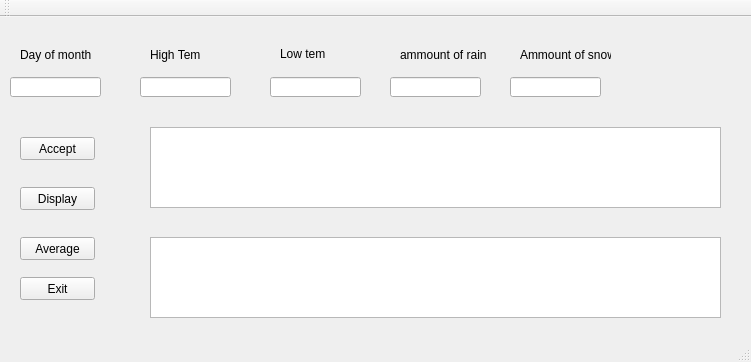
<?xml version="1.0" encoding="UTF-8"?>
<ui version="4.0">
 <class>weather</class>
 <widget class="QMainWindow" name="weather">
  <property name="geometry">
   <rect>
    <x>0</x>
    <y>0</y>
    <width>751</width>
    <height>362</height>
   </rect>
  </property>
  <property name="windowTitle">
   <string>weather</string>
  </property>
  <widget class="QWidget" name="centralWidget">
   <widget class="QLabel" name="label">
    <property name="geometry">
     <rect>
      <x>20</x>
      <y>30</y>
      <width>81</width>
      <height>16</height>
     </rect>
    </property>
    <property name="text">
     <string>Day of month</string>
    </property>
   </widget>
   <widget class="QLineEdit" name="lineEdit">
    <property name="geometry">
     <rect>
      <x>10</x>
      <y>60</y>
      <width>91</width>
      <height>20</height>
     </rect>
    </property>
   </widget>
   <widget class="QLabel" name="label_2">
    <property name="geometry">
     <rect>
      <x>150</x>
      <y>30</y>
      <width>51</width>
      <height>16</height>
     </rect>
    </property>
    <property name="text">
     <string>High Temp</string>
    </property>
   </widget>
   <widget class="QLineEdit" name="lineEdit_2">
    <property name="geometry">
     <rect>
      <x>140</x>
      <y>60</y>
      <width>91</width>
      <height>20</height>
     </rect>
    </property>
   </widget>
   <widget class="QLabel" name="label_3">
    <property name="geometry">
     <rect>
      <x>280</x>
      <y>30</y>
      <width>46</width>
      <height>13</height>
     </rect>
    </property>
    <property name="text">
     <string>Low temp</string>
    </property>
   </widget>
   <widget class="QLineEdit" name="lineEdit_3">
    <property name="geometry">
     <rect>
      <x>270</x>
      <y>60</y>
      <width>91</width>
      <height>20</height>
     </rect>
    </property>
   </widget>
   <widget class="QLabel" name="label_4">
    <property name="geometry">
     <rect>
      <x>400</x>
      <y>30</y>
      <width>91</width>
      <height>16</height>
     </rect>
    </property>
    <property name="text">
     <string>ammount of rain</string>
    </property>
   </widget>
   <widget class="QLineEdit" name="lineEdit_4">
    <property name="geometry">
     <rect>
      <x>390</x>
      <y>60</y>
      <width>91</width>
      <height>20</height>
     </rect>
    </property>
   </widget>
   <widget class="QLabel" name="label_5">
    <property name="geometry">
     <rect>
      <x>520</x>
      <y>30</y>
      <width>91</width>
      <height>16</height>
     </rect>
    </property>
    <property name="text">
     <string>Ammount of snow</string>
    </property>
   </widget>
   <widget class="QLineEdit" name="lineEdit_5">
    <property name="geometry">
     <rect>
      <x>510</x>
      <y>60</y>
      <width>91</width>
      <height>20</height>
     </rect>
    </property>
   </widget>
   <widget class="QPushButton" name="pushButton">
    <property name="geometry">
     <rect>
      <x>20</x>
      <y>120</y>
      <width>75</width>
      <height>23</height>
     </rect>
    </property>
    <property name="text">
     <string>Accept</string>
    </property>
   </widget>
   <widget class="QPushButton" name="pushButton_2">
    <property name="geometry">
     <rect>
      <x>20</x>
      <y>170</y>
      <width>75</width>
      <height>23</height>
     </rect>
    </property>
    <property name="text">
     <string>Display</string>
    </property>
   </widget>
   <widget class="QPushButton" name="pushButton_3">
    <property name="geometry">
     <rect>
      <x>20</x>
      <y>220</y>
      <width>75</width>
      <height>23</height>
     </rect>
    </property>
    <property name="text">
     <string>Average</string>
    </property>
   </widget>
   <widget class="QPushButton" name="pushButton_4">
    <property name="geometry">
     <rect>
      <x>20</x>
      <y>260</y>
      <width>75</width>
      <height>23</height>
     </rect>
    </property>
    <property name="text">
     <string>Exit</string>
    </property>
   </widget>
   <widget class="QTableView" name="tableView">
    <property name="geometry">
     <rect>
      <x>150</x>
      <y>110</y>
      <width>571</width>
      <height>81</height>
     </rect>
    </property>
   </widget>
   <widget class="QTableView" name="tableView_2">
    <property name="geometry">
     <rect>
      <x>150</x>
      <y>220</y>
      <width>571</width>
      <height>81</height>
     </rect>
    </property>
   </widget>
  </widget>
  <widget class="QMenuBar" name="menuBar">
   <property name="geometry">
    <rect>
     <x>0</x>
     <y>0</y>
     <width>751</width>
     <height>21</height>
    </rect>
   </property>
  </widget>
  <widget class="QToolBar" name="mainToolBar">
   <attribute name="toolBarArea">
    <enum>TopToolBarArea</enum>
   </attribute>
   <attribute name="toolBarBreak">
    <bool>false</bool>
   </attribute>
  </widget>
  <widget class="QStatusBar" name="statusBar"/>
 </widget>
 <layoutdefault spacing="6" margin="11"/>
 <resources/>
 <connections/>
</ui>
